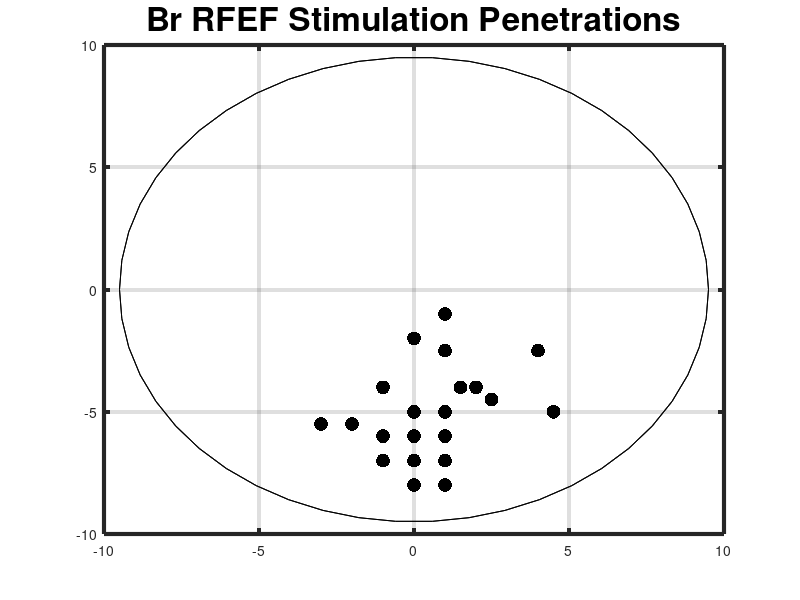

MATLAB code for this plot:
% setup variables
dot_size = 100;
sacc_yes = 'r';
sacc_no = 'k';

hold on;

%
% bpRFEFStim2_10_15
%

% variables
bpRFEFStim2_10_15depth = -5000;
bpRFEFStim2_10_15AP = -5;
bpRFEFStim2_10_15ML = 1;

% session depth + coordinates
bpRFEFStim2_10_15top = [bpRFEFStim2_10_15ML, bpRFEFStim2_10_15AP, 0];
bpRFEFStim2_10_15bottom = [bpRFEFStim2_10_15ML, bpRFEFStim2_10_15AP, bpRFEFStim2_10_15depth];
bpRFEFStim2_10_15 = [bpRFEFStim2_10_15top;bpRFEFStim2_10_15bottom];
plot3(bpRFEFStim2_10_15(:,1),bpRFEFStim2_10_15(:,2),bpRFEFStim2_10_15(:,3), 'w')


bpRFEFStim2_10_15ch17 = scatter3(bpRFEFStim2_10_15ML, bpRFEFStim2_10_15AP, bpRFEFStim2_10_15depth + 5000, dot_size, sacc_no, 'filled');
bpRFEFStim2_10_15ch16 = scatter3(bpRFEFStim2_10_15ML, bpRFEFStim2_10_15AP, bpRFEFStim2_10_15depth + 4600, dot_size, sacc_no, 'filled');
bpRFEFStim2_10_15ch15 = scatter3(bpRFEFStim2_10_15ML, bpRFEFStim2_10_15AP, bpRFEFStim2_10_15depth + 4200, dot_size, sacc_no, 'filled');
bpRFEFStim2_10_15ch14 = scatter3(bpRFEFStim2_10_15ML, bpRFEFStim2_10_15AP, bpRFEFStim2_10_15depth + 3800, dot_size, sacc_no, 'filled');
bpRFEFStim2_10_15ch13 = scatter3(bpRFEFStim2_10_15ML, bpRFEFStim2_10_15AP, bpRFEFStim2_10_15depth + 3500, dot_size, sacc_no, 'filled');
bpRFEFStim2_10_15ch12 = scatter3(bpRFEFStim2_10_15ML, bpRFEFStim2_10_15AP, bpRFEFStim2_10_15depth + 3200, dot_size, sacc_no, 'filled');
bpRFEFStim2_10_15ch11 = scatter3(bpRFEFStim2_10_15ML, bpRFEFStim2_10_15AP, bpRFEFStim2_10_15depth + 2900, dot_size, sacc_no, 'filled');
bpRFEFStim2_10_15ch10 = scatter3(bpRFEFStim2_10_15ML, bpRFEFStim2_10_15AP, bpRFEFStim2_10_15depth + 2700, dot_size, sacc_no, 'filled');
bpRFEFStim2_10_15ch09 = scatter3(bpRFEFStim2_10_15ML, bpRFEFStim2_10_15AP, bpRFEFStim2_10_15depth + 2400, dot_size, sacc_no, 'filled');
bpRFEFStim2_10_15ch08 = scatter3(bpRFEFStim2_10_15ML, bpRFEFStim2_10_15AP, bpRFEFStim2_10_15depth + 2100, dot_size, sacc_no, 'filled');
bpRFEFStim2_10_15ch07 = scatter3(bpRFEFStim2_10_15ML, bpRFEFStim2_10_15AP, bpRFEFStim2_10_15depth + 1900, dot_size, sacc_no, 'filled');
bpRFEFStim2_10_15ch06 = scatter3(bpRFEFStim2_10_15ML, bpRFEFStim2_10_15AP, bpRFEFStim2_10_15depth + 1700, dot_size, sacc_no, 'filled');
bpRFEFStim2_10_15ch05 = scatter3(bpRFEFStim2_10_15ML, bpRFEFStim2_10_15AP, bpRFEFStim2_10_15depth + 1400, dot_size, sacc_no, 'filled');
bpRFEFStim2_10_15ch04 = scatter3(bpRFEFStim2_10_15ML, bpRFEFStim2_10_15AP, bpRFEFStim2_10_15depth + 1000, dot_size, sacc_yes, 'filled');
bpRFEFStim2_10_15ch03 = scatter3(bpRFEFStim2_10_15ML, bpRFEFStim2_10_15AP, bpRFEFStim2_10_15depth +  700, dot_size, sacc_no, 'filled');
bpRFEFStim2_10_15ch02 = scatter3(bpRFEFStim2_10_15ML, bpRFEFStim2_10_15AP, bpRFEFStim2_10_15depth +  400, dot_size, sacc_no, 'filled');
bpRFEFStim2_10_15ch01 = scatter3(bpRFEFStim2_10_15ML, bpRFEFStim2_10_15AP, bpRFEFStim2_10_15depth +    0, dot_size, sacc_no, 'filled');


%
% bpRFEFStim2_10_15n02
%

% variables
bpRFEFStim2_10_15n02depth = -6100;
bpRFEFStim2_10_15n02AP = -6;
bpRFEFStim2_10_15n02ML = 0;

% session depth + coordinates
bpRFEFStim2_10_15n02top = [bpRFEFStim2_10_15n02ML, bpRFEFStim2_10_15n02AP, 0];
bpRFEFStim2_10_15n02bottom = [bpRFEFStim2_10_15n02ML, bpRFEFStim2_10_15n02AP, bpRFEFStim2_10_15n02depth];
bpRFEFStim2_10_15n02 = [bpRFEFStim2_10_15n02top;bpRFEFStim2_10_15n02bottom];
plot3(bpRFEFStim2_10_15n02(:,1),bpRFEFStim2_10_15n02(:,2),bpRFEFStim2_10_15n02(:,3), 'w')


bpRFEFStim2_10_15n02ch12 = scatter3(bpRFEFStim2_10_15n02ML, bpRFEFStim2_10_15n02AP, bpRFEFStim2_10_15n02depth + 4600, dot_size, sacc_no, 'filled');
bpRFEFStim2_10_15n02ch11 = scatter3(bpRFEFStim2_10_15n02ML, bpRFEFStim2_10_15n02AP, bpRFEFStim2_10_15n02depth + 4200, dot_size, sacc_no, 'filled');
bpRFEFStim2_10_15n02ch10 = scatter3(bpRFEFStim2_10_15n02ML, bpRFEFStim2_10_15n02AP, bpRFEFStim2_10_15n02depth + 3800, dot_size, sacc_no, 'filled');
bpRFEFStim2_10_15n02ch09 = scatter3(bpRFEFStim2_10_15n02ML, bpRFEFStim2_10_15n02AP, bpRFEFStim2_10_15n02depth + 3400, dot_size, sacc_yes, 'filled');
bpRFEFStim2_10_15n02ch08 = scatter3(bpRFEFStim2_10_15n02ML, bpRFEFStim2_10_15n02AP, bpRFEFStim2_10_15n02depth + 3200, dot_size, sacc_yes, 'filled');
bpRFEFStim2_10_15n02ch07 = scatter3(bpRFEFStim2_10_15n02ML, bpRFEFStim2_10_15n02AP, bpRFEFStim2_10_15n02depth + 2900, dot_size, sacc_yes, 'filled');
bpRFEFStim2_10_15n02ch06 = scatter3(bpRFEFStim2_10_15n02ML, bpRFEFStim2_10_15n02AP, bpRFEFStim2_10_15n02depth + 2600, dot_size, sacc_yes, 'filled');
bpRFEFStim2_10_15n02ch05 = scatter3(bpRFEFStim2_10_15n02ML, bpRFEFStim2_10_15n02AP, bpRFEFStim2_10_15n02depth + 2300, dot_size, sacc_yes, 'filled');
bpRFEFStim2_10_15n02ch04 = scatter3(bpRFEFStim2_10_15n02ML, bpRFEFStim2_10_15n02AP, bpRFEFStim2_10_15n02depth + 1800, dot_size, sacc_yes, 'filled');
bpRFEFStim2_10_15n02ch03 = scatter3(bpRFEFStim2_10_15n02ML, bpRFEFStim2_10_15n02AP, bpRFEFStim2_10_15n02depth + 1000, dot_size, sacc_yes, 'filled');
bpRFEFStim2_10_15n02ch02 = scatter3(bpRFEFStim2_10_15n02ML, bpRFEFStim2_10_15n02AP, bpRFEFStim2_10_15n02depth +  600, dot_size, sacc_yes, 'filled');
bpRFEFStim2_10_15n02ch01 = scatter3(bpRFEFStim2_10_15n02ML, bpRFEFStim2_10_15n02AP, bpRFEFStim2_10_15n02depth +    0, dot_size, sacc_yes, 'filled');


%
% bpRFEFStim2_10_15n03
%

% variables
bpRFEFStim2_10_15n03depth = -3500;
bpRFEFStim2_10_15n03AP = -7;
bpRFEFStim2_10_15n03ML = 1;

% session depth + coordinates
bpRFEFStim2_10_15n03top = [bpRFEFStim2_10_15n03ML, bpRFEFStim2_10_15n03AP, 0];
bpRFEFStim2_10_15n03bottom = [bpRFEFStim2_10_15n03ML, bpRFEFStim2_10_15n03AP, bpRFEFStim2_10_15n03depth];
bpRFEFStim2_10_15n03 = [bpRFEFStim2_10_15n03top;bpRFEFStim2_10_15n03bottom];
plot3(bpRFEFStim2_10_15n03(:,1),bpRFEFStim2_10_15n03(:,2),bpRFEFStim2_10_15n03(:,3), 'w')

bpRFEFStim2_10_15n03ch03 = scatter3(bpRFEFStim2_10_15n03ML, bpRFEFStim2_10_15n03AP, bpRFEFStim2_10_15n03depth + 2000, dot_size, sacc_no, 'filled');
bpRFEFStim2_10_15n03ch02 = scatter3(bpRFEFStim2_10_15n03ML, bpRFEFStim2_10_15n03AP, bpRFEFStim2_10_15n03depth + 1300, dot_size, sacc_no, 'filled');
bpRFEFStim2_10_15n03ch01 = scatter3(bpRFEFStim2_10_15n03ML, bpRFEFStim2_10_15n03AP, bpRFEFStim2_10_15n03depth +    0, dot_size, sacc_no, 'filled');

%
% bpRFEFStim2_23_15
%

% variables
bpRFEFStim2_23_15depth = -4500;
bpRFEFStim2_23_15AP = -4.5;
bpRFEFStim2_23_15ML = 2.5;

% session depth + coordinates
bpRFEFStim2_23_15top = [bpRFEFStim2_23_15ML, bpRFEFStim2_23_15AP, 0];
bpRFEFStim2_23_15bottom = [bpRFEFStim2_23_15ML, bpRFEFStim2_23_15AP, bpRFEFStim2_23_15depth];
bpRFEFStim2_23_15 = [bpRFEFStim2_23_15top;bpRFEFStim2_23_15bottom];
plot3(bpRFEFStim2_23_15(:,1),bpRFEFStim2_23_15(:,2),bpRFEFStim2_23_15(:,3), 'w')


bpRFEFStim2_23_15ch07 = scatter3(bpRFEFStim2_23_15ML, bpRFEFStim2_23_15AP, bpRFEFStim2_23_15depth + 4500, dot_size, sacc_no, 'filled');
bpRFEFStim2_23_15ch06 = scatter3(bpRFEFStim2_23_15ML, bpRFEFStim2_23_15AP, bpRFEFStim2_23_15depth + 3700, dot_size, sacc_no, 'filled');
bpRFEFStim2_23_15ch05 = scatter3(bpRFEFStim2_23_15ML, bpRFEFStim2_23_15AP, bpRFEFStim2_23_15depth + 3000, dot_size, sacc_yes, 'filled');
bpRFEFStim2_23_15ch04 = scatter3(bpRFEFStim2_23_15ML, bpRFEFStim2_23_15AP, bpRFEFStim2_23_15depth + 2300, dot_size, sacc_yes, 'filled');
bpRFEFStim2_23_15ch03 = scatter3(bpRFEFStim2_23_15ML, bpRFEFStim2_23_15AP, bpRFEFStim2_23_15depth + 1500, dot_size, sacc_yes, 'filled');
bpRFEFStim2_23_15ch02 = scatter3(bpRFEFStim2_23_15ML, bpRFEFStim2_23_15AP, bpRFEFStim2_23_15depth +  500, dot_size, sacc_yes, 'filled');
bpRFEFStim2_23_15ch01 = scatter3(bpRFEFStim2_23_15ML, bpRFEFStim2_23_15AP, bpRFEFStim2_23_15depth +    0, dot_size, sacc_no, 'filled');

%
% bpRFEFStim2_24_15
%

% variables
bpRFEFStim2_24_15depth = -3500;
bpRFEFStim2_24_15AP = -2.5;
bpRFEFStim2_24_15ML = 4;

% session depth + coordinates
bpRFEFStim2_24_15top = [bpRFEFStim2_24_15ML, bpRFEFStim2_24_15AP, 0];
bpRFEFStim2_24_15bottom = [bpRFEFStim2_24_15ML, bpRFEFStim2_24_15AP, bpRFEFStim2_24_15depth];
bpRFEFStim2_24_15 = [bpRFEFStim2_24_15top;bpRFEFStim2_24_15bottom];
plot3(bpRFEFStim2_24_15(:,1),bpRFEFStim2_24_15(:,2),bpRFEFStim2_24_15(:,3), 'w')

bpRFEFStim2_24_15ch07 = scatter3(bpRFEFStim2_24_15ML, bpRFEFStim2_24_15AP, bpRFEFStim2_24_15depth + 3000, dot_size, sacc_no, 'filled');
bpRFEFStim2_24_15ch06 = scatter3(bpRFEFStim2_24_15ML, bpRFEFStim2_24_15AP, bpRFEFStim2_24_15depth + 2500, dot_size, sacc_no, 'filled');
bpRFEFStim2_24_15ch05 = scatter3(bpRFEFStim2_24_15ML, bpRFEFStim2_24_15AP, bpRFEFStim2_24_15depth + 2000, dot_size, sacc_no, 'filled');
bpRFEFStim2_24_15ch04 = scatter3(bpRFEFStim2_24_15ML, bpRFEFStim2_24_15AP, bpRFEFStim2_24_15depth + 1500, dot_size, sacc_no, 'filled');
bpRFEFStim2_24_15ch03 = scatter3(bpRFEFStim2_24_15ML, bpRFEFStim2_24_15AP, bpRFEFStim2_24_15depth + 1000, dot_size, sacc_no, 'filled');
bpRFEFStim2_24_15ch02 = scatter3(bpRFEFStim2_24_15ML, bpRFEFStim2_24_15AP, bpRFEFStim2_24_15depth +  500, dot_size, sacc_no, 'filled');
bpRFEFStim2_24_15ch01 = scatter3(bpRFEFStim2_24_15ML, bpRFEFStim2_24_15AP, bpRFEFStim2_24_15depth +    0, dot_size, sacc_no, 'filled');

%
% bpRFEFStim2_24_15n02
%

% variables
bpRFEFStim2_24_15n02depth = -5300;
bpRFEFStim2_24_15n02AP = -2.5;
bpRFEFStim2_24_15n02ML = 1;

% session depth + coordinates
bpRFEFStim2_24_15n02top = [bpRFEFStim2_24_15n02ML, bpRFEFStim2_24_15n02AP, 0];
bpRFEFStim2_24_15n02bottom = [bpRFEFStim2_24_15n02ML, bpRFEFStim2_24_15n02AP, bpRFEFStim2_24_15n02depth];
bpRFEFStim2_24_15n02 = [bpRFEFStim2_24_15n02top;bpRFEFStim2_24_15n02bottom];
plot3(bpRFEFStim2_24_15n02(:,1),bpRFEFStim2_24_15n02(:,2),bpRFEFStim2_24_15n02(:,3), 'w')

bpRFEFStim2_24_15n02ch10 = scatter3(bpRFEFStim2_24_15n02ML, bpRFEFStim2_24_15n02AP, bpRFEFStim2_24_15n02depth + 5000, dot_size, sacc_no, 'filled');
bpRFEFStim2_24_15n02ch09 = scatter3(bpRFEFStim2_24_15n02ML, bpRFEFStim2_24_15n02AP, bpRFEFStim2_24_15n02depth + 4500, dot_size, sacc_no, 'filled');
bpRFEFStim2_24_15n02ch08 = scatter3(bpRFEFStim2_24_15n02ML, bpRFEFStim2_24_15n02AP, bpRFEFStim2_24_15n02depth + 4000, dot_size, sacc_no, 'filled');
bpRFEFStim2_24_15n02ch07 = scatter3(bpRFEFStim2_24_15n02ML, bpRFEFStim2_24_15n02AP, bpRFEFStim2_24_15n02depth + 3000, dot_size, sacc_no, 'filled');
bpRFEFStim2_24_15n02ch06 = scatter3(bpRFEFStim2_24_15n02ML, bpRFEFStim2_24_15n02AP, bpRFEFStim2_24_15n02depth + 2500, dot_size, sacc_no, 'filled');
bpRFEFStim2_24_15n02ch05 = scatter3(bpRFEFStim2_24_15n02ML, bpRFEFStim2_24_15n02AP, bpRFEFStim2_24_15n02depth + 2000, dot_size, sacc_no, 'filled');
bpRFEFStim2_24_15n02ch04 = scatter3(bpRFEFStim2_24_15n02ML, bpRFEFStim2_24_15n02AP, bpRFEFStim2_24_15n02depth + 1500, dot_size, sacc_no, 'filled');
bpRFEFStim2_24_15n02ch03 = scatter3(bpRFEFStim2_24_15n02ML, bpRFEFStim2_24_15n02AP, bpRFEFStim2_24_15n02depth + 1000, dot_size, sacc_no, 'filled');
bpRFEFStim2_24_15n02ch02 = scatter3(bpRFEFStim2_24_15n02ML, bpRFEFStim2_24_15n02AP, bpRFEFStim2_24_15n02depth +  500, dot_size, sacc_no, 'filled');
bpRFEFStim2_24_15n02ch01 = scatter3(bpRFEFStim2_24_15n02ML, bpRFEFStim2_24_15n02AP, bpRFEFStim2_24_15n02depth +    0, dot_size, sacc_no, 'filled');

%
% bpRFEFStim2_27_15
%

% variables
bpRFEFStim2_27_15depth = -1700;
bpRFEFStim2_27_15AP = -4;
bpRFEFStim2_27_15ML = 1.5;

% session depth + coordinates
bpRFEFStim2_27_15top = [bpRFEFStim2_27_15ML, bpRFEFStim2_27_15AP, 0];
bpRFEFStim2_27_15bottom = [bpRFEFStim2_27_15ML, bpRFEFStim2_27_15AP, bpRFEFStim2_27_15depth];
bpRFEFStim2_27_15 = [bpRFEFStim2_27_15top;bpRFEFStim2_27_15bottom];
plot3(bpRFEFStim2_27_15(:,1),bpRFEFStim2_27_15(:,2),bpRFEFStim2_27_15(:,3), 'w')

bpRFEFStim2_27_15ch03 = scatter3(bpRFEFStim2_27_15ML, bpRFEFStim2_27_15AP, bpRFEFStim2_27_15depth + 1000, dot_size, sacc_no, 'filled');
bpRFEFStim2_27_15ch02 = scatter3(bpRFEFStim2_27_15ML, bpRFEFStim2_27_15AP, bpRFEFStim2_27_15depth +  500, dot_size, sacc_no, 'filled');
bpRFEFStim2_27_15ch01 = scatter3(bpRFEFStim2_27_15ML, bpRFEFStim2_27_15AP, bpRFEFStim2_27_15depth +    0, dot_size, sacc_no, 'filled');


%
% bpRFEFStim4_07_15
%

% variables
bpRFEFStim4_07_15depth = -5348;
bpRFEFStim4_07_15AP = -6;
bpRFEFStim4_07_15ML = 1;

% session depth + coordinates
bpRFEFStim4_07_15top = [bpRFEFStim4_07_15ML, bpRFEFStim4_07_15AP, 0];
bpRFEFStim4_07_15bottom = [bpRFEFStim4_07_15ML, bpRFEFStim4_07_15AP, bpRFEFStim4_07_15depth];
bpRFEFStim4_07_15 = [bpRFEFStim4_07_15top;bpRFEFStim4_07_15bottom];
plot3(bpRFEFStim4_07_15(:,1),bpRFEFStim4_07_15(:,2),bpRFEFStim4_07_15(:,3), 'w')

bpRFEFStim4_07_15ch06 = scatter3(bpRFEFStim4_07_15ML, bpRFEFStim4_07_15AP, bpRFEFStim4_07_15depth + 5000, dot_size, sacc_no, 'filled');
bpRFEFStim4_07_15ch05 = scatter3(bpRFEFStim4_07_15ML, bpRFEFStim4_07_15AP, bpRFEFStim4_07_15depth + 4000, dot_size, sacc_no, 'filled');
bpRFEFStim4_07_15ch04 = scatter3(bpRFEFStim4_07_15ML, bpRFEFStim4_07_15AP, bpRFEFStim4_07_15depth + 3000, dot_size, sacc_no, 'filled');
bpRFEFStim4_07_15ch03 = scatter3(bpRFEFStim4_07_15ML, bpRFEFStim4_07_15AP, bpRFEFStim4_07_15depth + 2000, dot_size, sacc_no, 'filled');
bpRFEFStim4_07_15ch02 = scatter3(bpRFEFStim4_07_15ML, bpRFEFStim4_07_15AP, bpRFEFStim4_07_15depth + 1000, dot_size, sacc_no, 'filled');
bpRFEFStim4_07_15ch01 = scatter3(bpRFEFStim4_07_15ML, bpRFEFStim4_07_15AP, bpRFEFStim4_07_15depth +    0, dot_size, sacc_no, 'filled');


%
% bpRFEFStim4_09_15
%

% variables
bpRFEFStim4_09_15depth = -5600;
bpRFEFStim4_09_15AP = -6;
bpRFEFStim4_09_15ML = -1;

% session depth + coordinates
bpRFEFStim4_09_15top = [bpRFEFStim4_09_15ML, bpRFEFStim4_09_15AP, 0];
bpRFEFStim4_09_15bottom = [bpRFEFStim4_09_15ML, bpRFEFStim4_09_15AP, bpRFEFStim4_09_15depth];
bpRFEFStim4_09_15 = [bpRFEFStim4_09_15top;bpRFEFStim4_09_15bottom];
plot3(bpRFEFStim4_09_15(:,1),bpRFEFStim4_09_15(:,2),bpRFEFStim4_09_15(:,3), 'w')


bpRFEFStim4_09_15ch09 = scatter3(bpRFEFStim4_09_15ML, bpRFEFStim4_09_15AP, bpRFEFStim4_09_15depth + 4900, dot_size, sacc_no, 'filled');
bpRFEFStim4_09_15ch08 = scatter3(bpRFEFStim4_09_15ML, bpRFEFStim4_09_15AP, bpRFEFStim4_09_15depth + 4200, dot_size, sacc_yes, 'filled');
bpRFEFStim4_09_15ch07 = scatter3(bpRFEFStim4_09_15ML, bpRFEFStim4_09_15AP, bpRFEFStim4_09_15depth + 3600, dot_size, sacc_yes, 'filled');
bpRFEFStim4_09_15ch06 = scatter3(bpRFEFStim4_09_15ML, bpRFEFStim4_09_15AP, bpRFEFStim4_09_15depth + 1900, dot_size, sacc_no, 'filled');
bpRFEFStim4_09_15ch05 = scatter3(bpRFEFStim4_09_15ML, bpRFEFStim4_09_15AP, bpRFEFStim4_09_15depth + 1600, dot_size, sacc_no, 'filled');
bpRFEFStim4_09_15ch04 = scatter3(bpRFEFStim4_09_15ML, bpRFEFStim4_09_15AP, bpRFEFStim4_09_15depth + 1200, dot_size, sacc_no, 'filled');
bpRFEFStim4_09_15ch03 = scatter3(bpRFEFStim4_09_15ML, bpRFEFStim4_09_15AP, bpRFEFStim4_09_15depth +  800, dot_size, sacc_yes, 'filled');
bpRFEFStim4_09_15ch02 = scatter3(bpRFEFStim4_09_15ML, bpRFEFStim4_09_15AP, bpRFEFStim4_09_15depth +  300, dot_size, sacc_no, 'filled');
bpRFEFStim4_09_15ch01 = scatter3(bpRFEFStim4_09_15ML, bpRFEFStim4_09_15AP, bpRFEFStim4_09_15depth +    0, dot_size, sacc_no, 'filled');

%
% bpRFEFStim4_10_15
%

% variables
bpRFEFStim4_10_15depth = -7085;
bpRFEFStim4_10_15AP = -4;
bpRFEFStim4_10_15ML = -1;

% session depth + coordinates
bpRFEFStim4_10_15top = [bpRFEFStim4_10_15ML, bpRFEFStim4_10_15AP, 0];
bpRFEFStim4_10_15bottom = [bpRFEFStim4_10_15ML, bpRFEFStim4_10_15AP, bpRFEFStim4_10_15depth];
bpRFEFStim4_10_15 = [bpRFEFStim4_10_15top;bpRFEFStim4_10_15bottom];
plot3(bpRFEFStim4_10_15(:,1),bpRFEFStim4_10_15(:,2),bpRFEFStim4_10_15(:,3), 'w')

bpRFEFStim4_10_15ch10 = scatter3(bpRFEFStim4_10_15ML, bpRFEFStim4_10_15AP, bpRFEFStim4_10_15depth + 4500, dot_size, sacc_no, 'filled');
bpRFEFStim4_10_15ch09 = scatter3(bpRFEFStim4_10_15ML, bpRFEFStim4_10_15AP, bpRFEFStim4_10_15depth + 4000, dot_size, sacc_no, 'filled');
bpRFEFStim4_10_15ch08 = scatter3(bpRFEFStim4_10_15ML, bpRFEFStim4_10_15AP, bpRFEFStim4_10_15depth + 3500, dot_size, sacc_no, 'filled');
bpRFEFStim4_10_15ch07 = scatter3(bpRFEFStim4_10_15ML, bpRFEFStim4_10_15AP, bpRFEFStim4_10_15depth + 3000, dot_size, sacc_no, 'filled');
bpRFEFStim4_10_15ch06 = scatter3(bpRFEFStim4_10_15ML, bpRFEFStim4_10_15AP, bpRFEFStim4_10_15depth + 2500, dot_size, sacc_no, 'filled');
bpRFEFStim4_10_15ch05 = scatter3(bpRFEFStim4_10_15ML, bpRFEFStim4_10_15AP, bpRFEFStim4_10_15depth + 2000, dot_size, sacc_no, 'filled');
bpRFEFStim4_10_15ch04 = scatter3(bpRFEFStim4_10_15ML, bpRFEFStim4_10_15AP, bpRFEFStim4_10_15depth + 1500, dot_size, sacc_no, 'filled');
bpRFEFStim4_10_15ch03 = scatter3(bpRFEFStim4_10_15ML, bpRFEFStim4_10_15AP, bpRFEFStim4_10_15depth + 1000, dot_size, sacc_no, 'filled');
bpRFEFStim4_10_15ch02 = scatter3(bpRFEFStim4_10_15ML, bpRFEFStim4_10_15AP, bpRFEFStim4_10_15depth +  500, dot_size, sacc_no, 'filled');
bpRFEFStim4_10_15ch01 = scatter3(bpRFEFStim4_10_15ML, bpRFEFStim4_10_15AP, bpRFEFStim4_10_15depth +    0, dot_size, sacc_no, 'filled');


%
% bpRFEFStim4_10_15n02
%

% variables
bpRFEFStim4_10_15n02depth = -8834;
bpRFEFStim4_10_15n02AP = -8;
bpRFEFStim4_10_15n02ML = 1;

% session depth + coordinates
bpRFEFStim4_10_15n02top = [bpRFEFStim4_10_15n02ML, bpRFEFStim4_10_15n02AP, 0];
bpRFEFStim4_10_15n02bottom = [bpRFEFStim4_10_15n02ML, bpRFEFStim4_10_15n02AP, bpRFEFStim4_10_15n02depth];
bpRFEFStim4_10_15n02 = [bpRFEFStim4_10_15n02top;bpRFEFStim4_10_15n02bottom];
plot3(bpRFEFStim4_10_15n02(:,1),bpRFEFStim4_10_15n02(:,2),bpRFEFStim4_10_15n02(:,3), 'w')

bpRFEFStim4_10_15n02ch13 = scatter3(bpRFEFStim4_10_15n02ML, bpRFEFStim4_10_15n02AP, bpRFEFStim4_10_15n02depth + 8000, dot_size, sacc_no, 'filled');
bpRFEFStim4_10_15n02ch12 = scatter3(bpRFEFStim4_10_15n02ML, bpRFEFStim4_10_15n02AP, bpRFEFStim4_10_15n02depth + 7000, dot_size, sacc_no, 'filled');
bpRFEFStim4_10_15n02ch11 = scatter3(bpRFEFStim4_10_15n02ML, bpRFEFStim4_10_15n02AP, bpRFEFStim4_10_15n02depth + 6000, dot_size, sacc_no, 'filled');
bpRFEFStim4_10_15n02ch10 = scatter3(bpRFEFStim4_10_15n02ML, bpRFEFStim4_10_15n02AP, bpRFEFStim4_10_15n02depth + 5500, dot_size, sacc_no, 'filled');
bpRFEFStim4_10_15n02ch09 = scatter3(bpRFEFStim4_10_15n02ML, bpRFEFStim4_10_15n02AP, bpRFEFStim4_10_15n02depth + 5000, dot_size, sacc_no, 'filled');
bpRFEFStim4_10_15n02ch08 = scatter3(bpRFEFStim4_10_15n02ML, bpRFEFStim4_10_15n02AP, bpRFEFStim4_10_15n02depth + 4500, dot_size, sacc_yes, 'filled');
bpRFEFStim4_10_15n02ch07 = scatter3(bpRFEFStim4_10_15n02ML, bpRFEFStim4_10_15n02AP, bpRFEFStim4_10_15n02depth + 4000, dot_size, sacc_no, 'filled');
bpRFEFStim4_10_15n02ch06 = scatter3(bpRFEFStim4_10_15n02ML, bpRFEFStim4_10_15n02AP, bpRFEFStim4_10_15n02depth + 3500, dot_size, sacc_no, 'filled');
bpRFEFStim4_10_15n02ch05 = scatter3(bpRFEFStim4_10_15n02ML, bpRFEFStim4_10_15n02AP, bpRFEFStim4_10_15n02depth + 3000, dot_size, sacc_no, 'filled');
bpRFEFStim4_10_15n02ch04 = scatter3(bpRFEFStim4_10_15n02ML, bpRFEFStim4_10_15n02AP, bpRFEFStim4_10_15n02depth + 2500, dot_size, sacc_yes, 'filled');
bpRFEFStim4_10_15n02ch03 = scatter3(bpRFEFStim4_10_15n02ML, bpRFEFStim4_10_15n02AP, bpRFEFStim4_10_15n02depth + 1500, dot_size, sacc_yes, 'filled');
bpRFEFStim4_10_15n02ch02 = scatter3(bpRFEFStim4_10_15n02ML, bpRFEFStim4_10_15n02AP, bpRFEFStim4_10_15n02depth + 1000, dot_size, sacc_no, 'filled');
bpRFEFStim4_10_15n02ch01 = scatter3(bpRFEFStim4_10_15n02ML, bpRFEFStim4_10_15n02AP, bpRFEFStim4_10_15n02depth +    0, dot_size, sacc_no, 'filled');


%
% bpRFEFStim4_10_15n03
%

% variables
bpRFEFStim4_10_15n03depth = -7100;
bpRFEFStim4_10_15n03AP = -5;
bpRFEFStim4_10_15n03ML = 4.5;

% session depth + coordinates
bpRFEFStim4_10_15n03top = [bpRFEFStim4_10_15n03ML, bpRFEFStim4_10_15n03AP, 0];
bpRFEFStim4_10_15n03bottom = [bpRFEFStim4_10_15n03ML, bpRFEFStim4_10_15n03AP, bpRFEFStim4_10_15n03depth];
bpRFEFStim4_10_15n03 = [bpRFEFStim4_10_15n03top;bpRFEFStim4_10_15n03bottom];
plot3(bpRFEFStim4_10_15n03(:,1),bpRFEFStim4_10_15n03(:,2),bpRFEFStim4_10_15n03(:,3), 'w')


bpRFEFStim4_10_15n03ch14 = scatter3(bpRFEFStim4_10_15n03ML, bpRFEFStim4_10_15n03AP, bpRFEFStim4_10_15n03depth + 7000, dot_size, sacc_no, 'filled');
bpRFEFStim4_10_15n03ch13 = scatter3(bpRFEFStim4_10_15n03ML, bpRFEFStim4_10_15n03AP, bpRFEFStim4_10_15n03depth + 6000, dot_size, sacc_no, 'filled');
bpRFEFStim4_10_15n03ch12 = scatter3(bpRFEFStim4_10_15n03ML, bpRFEFStim4_10_15n03AP, bpRFEFStim4_10_15n03depth + 5500, dot_size, sacc_no, 'filled');
bpRFEFStim4_10_15n03ch11 = scatter3(bpRFEFStim4_10_15n03ML, bpRFEFStim4_10_15n03AP, bpRFEFStim4_10_15n03depth + 5000, dot_size, sacc_no, 'filled');
bpRFEFStim4_10_15n03ch10 = scatter3(bpRFEFStim4_10_15n03ML, bpRFEFStim4_10_15n03AP, bpRFEFStim4_10_15n03depth + 4500, dot_size, sacc_no, 'filled');
bpRFEFStim4_10_15n03ch09 = scatter3(bpRFEFStim4_10_15n03ML, bpRFEFStim4_10_15n03AP, bpRFEFStim4_10_15n03depth + 4000, dot_size, sacc_no, 'filled');
bpRFEFStim4_10_15n03ch08 = scatter3(bpRFEFStim4_10_15n03ML, bpRFEFStim4_10_15n03AP, bpRFEFStim4_10_15n03depth + 3500, dot_size, sacc_no, 'filled');
bpRFEFStim4_10_15n03ch07 = scatter3(bpRFEFStim4_10_15n03ML, bpRFEFStim4_10_15n03AP, bpRFEFStim4_10_15n03depth + 3000, dot_size, sacc_no, 'filled');
bpRFEFStim4_10_15n03ch06 = scatter3(bpRFEFStim4_10_15n03ML, bpRFEFStim4_10_15n03AP, bpRFEFStim4_10_15n03depth + 2500, dot_size, sacc_no, 'filled');
bpRFEFStim4_10_15n03ch05 = scatter3(bpRFEFStim4_10_15n03ML, bpRFEFStim4_10_15n03AP, bpRFEFStim4_10_15n03depth + 2000, dot_size, sacc_no, 'filled');
bpRFEFStim4_10_15n03ch04 = scatter3(bpRFEFStim4_10_15n03ML, bpRFEFStim4_10_15n03AP, bpRFEFStim4_10_15n03depth + 1500, dot_size, sacc_no, 'filled');
bpRFEFStim4_10_15n03ch03 = scatter3(bpRFEFStim4_10_15n03ML, bpRFEFStim4_10_15n03AP, bpRFEFStim4_10_15n03depth + 1000, dot_size, sacc_no, 'filled');
bpRFEFStim4_10_15n03ch02 = scatter3(bpRFEFStim4_10_15n03ML, bpRFEFStim4_10_15n03AP, bpRFEFStim4_10_15n03depth +  500, dot_size, sacc_no, 'filled');
bpRFEFStim4_10_15n03ch01 = scatter3(bpRFEFStim4_10_15n03ML, bpRFEFStim4_10_15n03AP, bpRFEFStim4_10_15n03depth +    0, dot_size, sacc_no, 'filled');

%
% bpRFEFStim4_13_15
%

% variables
bpRFEFStim4_13_15depth = -8100;
bpRFEFStim4_13_15AP = -7;
bpRFEFStim4_13_15ML = -1;

% session depth + coordinates
bpRFEFStim4_13_15top = [bpRFEFStim4_13_15ML, bpRFEFStim4_13_15AP, 0];
bpRFEFStim4_13_15bottom = [bpRFEFStim4_13_15ML, bpRFEFStim4_13_15AP, bpRFEFStim4_13_15depth];
bpRFEFStim4_13_15 = [bpRFEFStim4_13_15top;bpRFEFStim4_13_15bottom];
plot3(bpRFEFStim4_13_15(:,1),bpRFEFStim4_13_15(:,2),bpRFEFStim4_13_15(:,3), 'w')

bpRFEFStim4_13_15ch06 = scatter3(bpRFEFStim4_13_15ML, bpRFEFStim4_13_15AP, bpRFEFStim4_13_15depth + 8000, dot_size, sacc_no, 'filled');
bpRFEFStim4_13_15ch05 = scatter3(bpRFEFStim4_13_15ML, bpRFEFStim4_13_15AP, bpRFEFStim4_13_15depth + 7500, dot_size, sacc_no, 'filled');
bpRFEFStim4_13_15ch04 = scatter3(bpRFEFStim4_13_15ML, bpRFEFStim4_13_15AP, bpRFEFStim4_13_15depth +  7000, dot_size, sacc_no, 'filled');
bpRFEFStim4_13_15ch03 = scatter3(bpRFEFStim4_13_15ML, bpRFEFStim4_13_15AP, bpRFEFStim4_13_15depth +  6500, dot_size, sacc_no, 'filled');
bpRFEFStim4_13_15ch02 = scatter3(bpRFEFStim4_13_15ML, bpRFEFStim4_13_15AP, bpRFEFStim4_13_15depth +  6000, dot_size, sacc_no, 'filled');
bpRFEFStim4_13_15ch01 = scatter3(bpRFEFStim4_13_15ML, bpRFEFStim4_13_15AP, bpRFEFStim4_13_15depth + 5500, dot_size, sacc_no, 'filled');
bpRFEFStim4_13_15ch10 = scatter3(bpRFEFStim4_13_15ML, bpRFEFStim4_13_15AP, bpRFEFStim4_13_15depth + 5000, dot_size, sacc_no, 'filled');
bpRFEFStim4_13_15ch09 = scatter3(bpRFEFStim4_13_15ML, bpRFEFStim4_13_15AP, bpRFEFStim4_13_15depth + 4500, dot_size, sacc_no, 'filled');
bpRFEFStim4_13_15ch08 = scatter3(bpRFEFStim4_13_15ML, bpRFEFStim4_13_15AP, bpRFEFStim4_13_15depth + 4000, dot_size, sacc_no, 'filled');
bpRFEFStim4_13_15ch07 = scatter3(bpRFEFStim4_13_15ML, bpRFEFStim4_13_15AP, bpRFEFStim4_13_15depth + 3500, dot_size, sacc_no, 'filled');
bpRFEFStim4_13_15ch06 = scatter3(bpRFEFStim4_13_15ML, bpRFEFStim4_13_15AP, bpRFEFStim4_13_15depth + 3000, dot_size, sacc_no, 'filled');
bpRFEFStim4_13_15ch05 = scatter3(bpRFEFStim4_13_15ML, bpRFEFStim4_13_15AP, bpRFEFStim4_13_15depth + 2500, dot_size, sacc_no, 'filled');
bpRFEFStim4_13_15ch04 = scatter3(bpRFEFStim4_13_15ML, bpRFEFStim4_13_15AP, bpRFEFStim4_13_15depth +  2000, dot_size, sacc_no, 'filled');
bpRFEFStim4_13_15ch03 = scatter3(bpRFEFStim4_13_15ML, bpRFEFStim4_13_15AP, bpRFEFStim4_13_15depth +  1500, dot_size, sacc_no, 'filled');
bpRFEFStim4_13_15ch02 = scatter3(bpRFEFStim4_13_15ML, bpRFEFStim4_13_15AP, bpRFEFStim4_13_15depth +  500, dot_size, sacc_no, 'filled');
bpRFEFStim4_13_15ch01 = scatter3(bpRFEFStim4_13_15ML, bpRFEFStim4_13_15AP, bpRFEFStim4_13_15depth +    0, dot_size, sacc_no, 'filled');

%
% bpRFEFStim4_13_15n02
%

% variables
bpRFEFStim4_13_15n02depth = -11000;
bpRFEFStim4_13_15n02AP = -1;
bpRFEFStim4_13_15n02ML = 1;

% session depth + coordinates
bpRFEFStim4_13_15n02top = [bpRFEFStim4_13_15n02ML, bpRFEFStim4_13_15n02AP, 0];
bpRFEFStim4_13_15n02bottom = [bpRFEFStim4_13_15n02ML, bpRFEFStim4_13_15n02AP, bpRFEFStim4_13_15n02depth];
bpRFEFStim4_13_15n02 = [bpRFEFStim4_13_15n02top;bpRFEFStim4_13_15n02bottom];
plot3(bpRFEFStim4_13_15n02(:,1),bpRFEFStim4_13_15n02(:,2),bpRFEFStim4_13_15n02(:,3), 'w')

bpRFEFStim4_13_15n02ch10 = scatter3(bpRFEFStim4_13_15n02ML, bpRFEFStim4_13_15n02AP, bpRFEFStim4_13_15n02depth + 9000, dot_size, sacc_no, 'filled');
bpRFEFStim4_13_15n02ch09 = scatter3(bpRFEFStim4_13_15n02ML, bpRFEFStim4_13_15n02AP, bpRFEFStim4_13_15n02depth + 8000, dot_size, sacc_no, 'filled');
bpRFEFStim4_13_15n02ch08 = scatter3(bpRFEFStim4_13_15n02ML, bpRFEFStim4_13_15n02AP, bpRFEFStim4_13_15n02depth + 7000, dot_size, sacc_no, 'filled');
bpRFEFStim4_13_15n02ch07 = scatter3(bpRFEFStim4_13_15n02ML, bpRFEFStim4_13_15n02AP, bpRFEFStim4_13_15n02depth + 6000, dot_size, sacc_no, 'filled');
bpRFEFStim4_13_15n02ch06 = scatter3(bpRFEFStim4_13_15n02ML, bpRFEFStim4_13_15n02AP, bpRFEFStim4_13_15n02depth + 5000, dot_size, sacc_no, 'filled');
bpRFEFStim4_13_15n02ch05 = scatter3(bpRFEFStim4_13_15n02ML, bpRFEFStim4_13_15n02AP, bpRFEFStim4_13_15n02depth + 4000, dot_size, sacc_no, 'filled');
bpRFEFStim4_13_15n02ch04 = scatter3(bpRFEFStim4_13_15n02ML, bpRFEFStim4_13_15n02AP, bpRFEFStim4_13_15n02depth +  3000, dot_size, sacc_no, 'filled');
bpRFEFStim4_13_15n02ch03 = scatter3(bpRFEFStim4_13_15n02ML, bpRFEFStim4_13_15n02AP, bpRFEFStim4_13_15n02depth +  2000, dot_size, sacc_no, 'filled');
bpRFEFStim4_13_15n02ch02 = scatter3(bpRFEFStim4_13_15n02ML, bpRFEFStim4_13_15n02AP, bpRFEFStim4_13_15n02depth +  1000, dot_size, sacc_no, 'filled');
bpRFEFStim4_13_15n02ch01 = scatter3(bpRFEFStim4_13_15n02ML, bpRFEFStim4_13_15n02AP, bpRFEFStim4_13_15n02depth +    0, dot_size, sacc_no, 'filled');

%
% bpRFEFStim4_13_15n03
%

% variables
bpRFEFStim4_13_15n03depth = -8884;
bpRFEFStim4_13_15n03AP = -4;
bpRFEFStim4_13_15n03ML = 2;

% session depth + coordinates
bpRFEFStim4_13_15n03top = [bpRFEFStim4_13_15n03ML, bpRFEFStim4_13_15n03AP, 0];
bpRFEFStim4_13_15n03bottom = [bpRFEFStim4_13_15n03ML, bpRFEFStim4_13_15n03AP, bpRFEFStim4_13_15n03depth];
bpRFEFStim4_13_15n03 = [bpRFEFStim4_13_15n03top;bpRFEFStim4_13_15n03bottom];
plot3(bpRFEFStim4_13_15n03(:,1),bpRFEFStim4_13_15n03(:,2),bpRFEFStim4_13_15n03(:,3), 'w')

bpRFEFStim4_13_15n03ch10 = scatter3(bpRFEFStim4_13_15n03ML, bpRFEFStim4_13_15n03AP, bpRFEFStim4_13_15n03depth + 9000, dot_size, sacc_no, 'filled');
bpRFEFStim4_13_15n03ch09 = scatter3(bpRFEFStim4_13_15n03ML, bpRFEFStim4_13_15n03AP, bpRFEFStim4_13_15n03depth + 8000, dot_size, sacc_no, 'filled');
bpRFEFStim4_13_15n03ch08 = scatter3(bpRFEFStim4_13_15n03ML, bpRFEFStim4_13_15n03AP, bpRFEFStim4_13_15n03depth + 7000, dot_size, sacc_no, 'filled');
bpRFEFStim4_13_15n03ch07 = scatter3(bpRFEFStim4_13_15n03ML, bpRFEFStim4_13_15n03AP, bpRFEFStim4_13_15n03depth + 6000, dot_size, sacc_no, 'filled');
bpRFEFStim4_13_15n03ch06 = scatter3(bpRFEFStim4_13_15n03ML, bpRFEFStim4_13_15n03AP, bpRFEFStim4_13_15n03depth + 5000, dot_size, sacc_no, 'filled');
bpRFEFStim4_13_15n03ch05 = scatter3(bpRFEFStim4_13_15n03ML, bpRFEFStim4_13_15n03AP, bpRFEFStim4_13_15n03depth + 4000, dot_size, sacc_no, 'filled');
bpRFEFStim4_13_15n03ch04 = scatter3(bpRFEFStim4_13_15n03ML, bpRFEFStim4_13_15n03AP, bpRFEFStim4_13_15n03depth +  3000, dot_size, sacc_no, 'filled');
bpRFEFStim4_13_15n03ch03 = scatter3(bpRFEFStim4_13_15n03ML, bpRFEFStim4_13_15n03AP, bpRFEFStim4_13_15n03depth +  2000, dot_size, sacc_no, 'filled');
bpRFEFStim4_13_15n03ch02 = scatter3(bpRFEFStim4_13_15n03ML, bpRFEFStim4_13_15n03AP, bpRFEFStim4_13_15n03depth +  1000, dot_size, sacc_no, 'filled');
bpRFEFStim4_13_15n03ch01 = scatter3(bpRFEFStim4_13_15n03ML, bpRFEFStim4_13_15n03AP, bpRFEFStim4_13_15n03depth +    0, dot_size, sacc_no, 'filled');

%
% bpRFEFStim4_13_15n04
%

% variables
bpRFEFStim4_13_15n04depth = -8617;
bpRFEFStim4_13_15n04AP = -5.5;
bpRFEFStim4_13_15n04ML = -3;

% session depth + coordinates
bpRFEFStim4_13_15n04top = [bpRFEFStim4_13_15n04ML, bpRFEFStim4_13_15n04AP, 0];
bpRFEFStim4_13_15n04bottom = [bpRFEFStim4_13_15n04ML, bpRFEFStim4_13_15n04AP, bpRFEFStim4_13_15n04depth];
bpRFEFStim4_13_15n04 = [bpRFEFStim4_13_15n04top;bpRFEFStim4_13_15n04bottom];
plot3(bpRFEFStim4_13_15n04(:,1),bpRFEFStim4_13_15n04(:,2),bpRFEFStim4_13_15n04(:,3), 'w')


bpRFEFStim4_13_15n04ch24 = scatter3(bpRFEFStim4_13_15n04ML, bpRFEFStim4_13_15n04AP, bpRFEFStim4_13_15n04depth + 6800, dot_size, sacc_yes, 'filled');
bpRFEFStim4_13_15n04ch23 = scatter3(bpRFEFStim4_13_15n04ML, bpRFEFStim4_13_15n04AP, bpRFEFStim4_13_15n04depth + 6500, dot_size, sacc_no, 'filled');
bpRFEFStim4_13_15n04ch22 = scatter3(bpRFEFStim4_13_15n04ML, bpRFEFStim4_13_15n04AP, bpRFEFStim4_13_15n04depth + 6200, dot_size, sacc_yes, 'filled');
bpRFEFStim4_13_15n04ch21 = scatter3(bpRFEFStim4_13_15n04ML, bpRFEFStim4_13_15n04AP, bpRFEFStim4_13_15n04depth + 5900, dot_size, sacc_yes, 'filled');
bpRFEFStim4_13_15n04ch20 = scatter3(bpRFEFStim4_13_15n04ML, bpRFEFStim4_13_15n04AP, bpRFEFStim4_13_15n04depth + 5600, dot_size, sacc_yes, 'filled');
bpRFEFStim4_13_15n04ch19 = scatter3(bpRFEFStim4_13_15n04ML, bpRFEFStim4_13_15n04AP, bpRFEFStim4_13_15n04depth + 5200, dot_size, sacc_yes, 'filled');
bpRFEFStim4_13_15n04ch18 = scatter3(bpRFEFStim4_13_15n04ML, bpRFEFStim4_13_15n04AP, bpRFEFStim4_13_15n04depth + 5000, dot_size, sacc_yes, 'filled');
bpRFEFStim4_13_15n04ch17 = scatter3(bpRFEFStim4_13_15n04ML, bpRFEFStim4_13_15n04AP, bpRFEFStim4_13_15n04depth + 4800, dot_size, sacc_yes, 'filled');
bpRFEFStim4_13_15n04ch16 = scatter3(bpRFEFStim4_13_15n04ML, bpRFEFStim4_13_15n04AP, bpRFEFStim4_13_15n04depth + 4500, dot_size, sacc_yes, 'filled');
bpRFEFStim4_13_15n04ch15 = scatter3(bpRFEFStim4_13_15n04ML, bpRFEFStim4_13_15n04AP, bpRFEFStim4_13_15n04depth + 4400, dot_size, sacc_yes, 'filled');
bpRFEFStim4_13_15n04ch14 = scatter3(bpRFEFStim4_13_15n04ML, bpRFEFStim4_13_15n04AP, bpRFEFStim4_13_15n04depth + 4100, dot_size, sacc_yes, 'filled');
bpRFEFStim4_13_15n04ch13 = scatter3(bpRFEFStim4_13_15n04ML, bpRFEFStim4_13_15n04AP, bpRFEFStim4_13_15n04depth + 3900, dot_size, sacc_yes, 'filled');
bpRFEFStim4_13_15n04ch12 = scatter3(bpRFEFStim4_13_15n04ML, bpRFEFStim4_13_15n04AP, bpRFEFStim4_13_15n04depth + 3700, dot_size, sacc_yes, 'filled');
bpRFEFStim4_13_15n04ch11 = scatter3(bpRFEFStim4_13_15n04ML, bpRFEFStim4_13_15n04AP, bpRFEFStim4_13_15n04depth + 3500, dot_size, sacc_yes, 'filled');
bpRFEFStim4_13_15n04ch10 = scatter3(bpRFEFStim4_13_15n04ML, bpRFEFStim4_13_15n04AP, bpRFEFStim4_13_15n04depth + 3200, dot_size, sacc_yes, 'filled');
bpRFEFStim4_13_15n04ch09 = scatter3(bpRFEFStim4_13_15n04ML, bpRFEFStim4_13_15n04AP, bpRFEFStim4_13_15n04depth + 3000, dot_size, sacc_yes, 'filled');
bpRFEFStim4_13_15n04ch08 = scatter3(bpRFEFStim4_13_15n04ML, bpRFEFStim4_13_15n04AP, bpRFEFStim4_13_15n04depth + 2700, dot_size, sacc_yes, 'filled');
bpRFEFStim4_13_15n04ch07 = scatter3(bpRFEFStim4_13_15n04ML, bpRFEFStim4_13_15n04AP, bpRFEFStim4_13_15n04depth + 2500, dot_size, sacc_yes, 'filled');
bpRFEFStim4_13_15n04ch06 = scatter3(bpRFEFStim4_13_15n04ML, bpRFEFStim4_13_15n04AP, bpRFEFStim4_13_15n04depth + 2200, dot_size, sacc_yes, 'filled');
bpRFEFStim4_13_15n04ch05 = scatter3(bpRFEFStim4_13_15n04ML, bpRFEFStim4_13_15n04AP, bpRFEFStim4_13_15n04depth + 2000, dot_size, sacc_yes, 'filled');
bpRFEFStim4_13_15n04ch04 = scatter3(bpRFEFStim4_13_15n04ML, bpRFEFStim4_13_15n04AP, bpRFEFStim4_13_15n04depth + 1500, dot_size, sacc_no, 'filled');
bpRFEFStim4_13_15n04ch03 = scatter3(bpRFEFStim4_13_15n04ML, bpRFEFStim4_13_15n04AP, bpRFEFStim4_13_15n04depth + 1000, dot_size, sacc_no, 'filled');
bpRFEFStim4_13_15n04ch02 = scatter3(bpRFEFStim4_13_15n04ML, bpRFEFStim4_13_15n04AP, bpRFEFStim4_13_15n04depth +  500, dot_size, sacc_no, 'filled');
bpRFEFStim4_13_15n04ch01 = scatter3(bpRFEFStim4_13_15n04ML, bpRFEFStim4_13_15n04AP, bpRFEFStim4_13_15n04depth +    0, dot_size, sacc_no, 'filled');

%
% bpRFEFStim4_17_15
%

% variables
bpRFEFStim4_17_15depth = -12400;
bpRFEFStim4_17_15AP = -6;
bpRFEFStim4_17_15ML = -1;

% session depth + coordinates
bpRFEFStim4_17_15top = [bpRFEFStim4_17_15ML, bpRFEFStim4_17_15AP, 0];
bpRFEFStim4_17_15bottom = [bpRFEFStim4_17_15ML, bpRFEFStim4_17_15AP, bpRFEFStim4_17_15depth];
bpRFEFStim4_17_15 = [bpRFEFStim4_17_15top;bpRFEFStim4_17_15bottom];
plot3(bpRFEFStim4_17_15(:,1),bpRFEFStim4_17_15(:,2),bpRFEFStim4_17_15(:,3), 'w')

bpRFEFStim4_17_15ch17 = scatter3(bpRFEFStim4_17_15ML, bpRFEFStim4_17_15AP, bpRFEFStim4_17_15depth + 11400, dot_size, sacc_yes, 'filled');
bpRFEFStim4_17_15ch16 = scatter3(bpRFEFStim4_17_15ML, bpRFEFStim4_17_15AP, bpRFEFStim4_17_15depth + 10700, dot_size, sacc_yes, 'filled');
bpRFEFStim4_17_15ch15 = scatter3(bpRFEFStim4_17_15ML, bpRFEFStim4_17_15AP, bpRFEFStim4_17_15depth + 10100, dot_size, sacc_yes, 'filled');
bpRFEFStim4_17_15ch14 = scatter3(bpRFEFStim4_17_15ML, bpRFEFStim4_17_15AP, bpRFEFStim4_17_15depth +  10000, dot_size, sacc_yes, 'filled');
bpRFEFStim4_17_15ch13 = scatter3(bpRFEFStim4_17_15ML, bpRFEFStim4_17_15AP, bpRFEFStim4_17_15depth +  9000, dot_size, sacc_yes, 'filled');
bpRFEFStim4_17_15ch12 = scatter3(bpRFEFStim4_17_15ML, bpRFEFStim4_17_15AP, bpRFEFStim4_17_15depth +  8000, dot_size, sacc_no, 'filled');
bpRFEFStim4_17_15ch11 = scatter3(bpRFEFStim4_17_15ML, bpRFEFStim4_17_15AP, bpRFEFStim4_17_15depth + 7000, dot_size, sacc_no, 'filled');
bpRFEFStim4_17_15ch10 = scatter3(bpRFEFStim4_17_15ML, bpRFEFStim4_17_15AP, bpRFEFStim4_17_15depth + 6700, dot_size, sacc_no, 'filled');
bpRFEFStim4_17_15ch09 = scatter3(bpRFEFStim4_17_15ML, bpRFEFStim4_17_15AP, bpRFEFStim4_17_15depth + 6500, dot_size, sacc_no, 'filled');
bpRFEFStim4_17_15ch08 = scatter3(bpRFEFStim4_17_15ML, bpRFEFStim4_17_15AP, bpRFEFStim4_17_15depth + 6300, dot_size, sacc_yes, 'filled');
bpRFEFStim4_17_15ch07 = scatter3(bpRFEFStim4_17_15ML, bpRFEFStim4_17_15AP, bpRFEFStim4_17_15depth + 6000, dot_size, sacc_yes, 'filled');
bpRFEFStim4_17_15ch06 = scatter3(bpRFEFStim4_17_15ML, bpRFEFStim4_17_15AP, bpRFEFStim4_17_15depth + 5000, dot_size, sacc_no, 'filled');
bpRFEFStim4_17_15ch05 = scatter3(bpRFEFStim4_17_15ML, bpRFEFStim4_17_15AP, bpRFEFStim4_17_15depth + 4000, dot_size, sacc_no, 'filled');
bpRFEFStim4_17_15ch04 = scatter3(bpRFEFStim4_17_15ML, bpRFEFStim4_17_15AP, bpRFEFStim4_17_15depth +  3000, dot_size, sacc_no, 'filled');
bpRFEFStim4_17_15ch03 = scatter3(bpRFEFStim4_17_15ML, bpRFEFStim4_17_15AP, bpRFEFStim4_17_15depth +  2000, dot_size, sacc_no, 'filled');
bpRFEFStim4_17_15ch02 = scatter3(bpRFEFStim4_17_15ML, bpRFEFStim4_17_15AP, bpRFEFStim4_17_15depth +  1000, dot_size, sacc_no, 'filled');
bpRFEFStim4_17_15ch01 = scatter3(bpRFEFStim4_17_15ML, bpRFEFStim4_17_15AP, bpRFEFStim4_17_15depth +    0, dot_size, sacc_no, 'filled');

%
% bpRFEFStim4_17_15n02
%

% variables
bpRFEFStim4_17_15n02depth = -6300;
bpRFEFStim4_17_15n02AP = -2;
bpRFEFStim4_17_15n02ML = 0;

% session depth + coordinates
bpRFEFStim4_17_15n02top = [bpRFEFStim4_17_15n02ML, bpRFEFStim4_17_15n02AP, 0];
bpRFEFStim4_17_15n02bottom = [bpRFEFStim4_17_15n02ML, bpRFEFStim4_17_15n02AP, bpRFEFStim4_17_15n02depth];
bpRFEFStim4_17_15n02 = [bpRFEFStim4_17_15n02top;bpRFEFStim4_17_15n02bottom];
plot3(bpRFEFStim4_17_15n02(:,1),bpRFEFStim4_17_15n02(:,2),bpRFEFStim4_17_15n02(:,3), 'w')

bpRFEFStim4_17_15n02ch10 = scatter3(bpRFEFStim4_17_15n02ML, bpRFEFStim4_17_15n02AP, bpRFEFStim4_17_15n02depth + 4500, dot_size, sacc_no, 'filled');
bpRFEFStim4_17_15n02ch09 = scatter3(bpRFEFStim4_17_15n02ML, bpRFEFStim4_17_15n02AP, bpRFEFStim4_17_15n02depth + 4000, dot_size, sacc_no, 'filled');
bpRFEFStim4_17_15n02ch08 = scatter3(bpRFEFStim4_17_15n02ML, bpRFEFStim4_17_15n02AP, bpRFEFStim4_17_15n02depth + 3500, dot_size, sacc_no, 'filled');
bpRFEFStim4_17_15n02ch07 = scatter3(bpRFEFStim4_17_15n02ML, bpRFEFStim4_17_15n02AP, bpRFEFStim4_17_15n02depth + 3000, dot_size, sacc_no, 'filled');
bpRFEFStim4_17_15n02ch06 = scatter3(bpRFEFStim4_17_15n02ML, bpRFEFStim4_17_15n02AP, bpRFEFStim4_17_15n02depth + 2500, dot_size, sacc_no, 'filled');
bpRFEFStim4_17_15n02ch05 = scatter3(bpRFEFStim4_17_15n02ML, bpRFEFStim4_17_15n02AP, bpRFEFStim4_17_15n02depth + 2000, dot_size, sacc_no, 'filled');
bpRFEFStim4_17_15n02ch04 = scatter3(bpRFEFStim4_17_15n02ML, bpRFEFStim4_17_15n02AP, bpRFEFStim4_17_15n02depth +  1500, dot_size, sacc_no, 'filled');
bpRFEFStim4_17_15n02ch03 = scatter3(bpRFEFStim4_17_15n02ML, bpRFEFStim4_17_15n02AP, bpRFEFStim4_17_15n02depth +  1000, dot_size, sacc_no, 'filled');
bpRFEFStim4_17_15n02ch02 = scatter3(bpRFEFStim4_17_15n02ML, bpRFEFStim4_17_15n02AP, bpRFEFStim4_17_15n02depth +  500, dot_size, sacc_no, 'filled');
bpRFEFStim4_17_15n02ch01 = scatter3(bpRFEFStim4_17_15n02ML, bpRFEFStim4_17_15n02AP, bpRFEFStim4_17_15n02depth +    0, dot_size, sacc_no, 'filled');

%
% bpRFEFStim4_17_15n03
%

% variables
bpRFEFStim4_17_15n03depth = -5900;
bpRFEFStim4_17_15n03AP = -5;
bpRFEFStim4_17_15n03ML = 0;

% session depth + coordinates
bpRFEFStim4_17_15n03top = [bpRFEFStim4_17_15n03ML, bpRFEFStim4_17_15n03AP, 0];
bpRFEFStim4_17_15n03bottom = [bpRFEFStim4_17_15n03ML, bpRFEFStim4_17_15n03AP, bpRFEFStim4_17_15n03depth];
bpRFEFStim4_17_15n03 = [bpRFEFStim4_17_15n03top;bpRFEFStim4_17_15n03bottom];
plot3(bpRFEFStim4_17_15n03(:,1),bpRFEFStim4_17_15n03(:,2),bpRFEFStim4_17_15n03(:,3), 'w')


bpRFEFStim4_17_15n03ch12 = scatter3(bpRFEFStim4_17_15n03ML, bpRFEFStim4_17_15n03AP, bpRFEFStim4_17_15n03depth + 8000, dot_size, sacc_no, 'filled');
bpRFEFStim4_17_15n03ch11 = scatter3(bpRFEFStim4_17_15n03ML, bpRFEFStim4_17_15n03AP, bpRFEFStim4_17_15n03depth + 7000, dot_size, sacc_no, 'filled');
bpRFEFStim4_17_15n03ch10 = scatter3(bpRFEFStim4_17_15n03ML, bpRFEFStim4_17_15n03AP, bpRFEFStim4_17_15n03depth + 6000, dot_size, sacc_no, 'filled');
bpRFEFStim4_17_15n03ch09 = scatter3(bpRFEFStim4_17_15n03ML, bpRFEFStim4_17_15n03AP, bpRFEFStim4_17_15n03depth + 5500, dot_size, sacc_yes, 'filled');
bpRFEFStim4_17_15n03ch08 = scatter3(bpRFEFStim4_17_15n03ML, bpRFEFStim4_17_15n03AP, bpRFEFStim4_17_15n03depth + 5000, dot_size, sacc_yes, 'filled');
bpRFEFStim4_17_15n03ch07 = scatter3(bpRFEFStim4_17_15n03ML, bpRFEFStim4_17_15n03AP, bpRFEFStim4_17_15n03depth + 5500, dot_size, sacc_yes, 'filled');
bpRFEFStim4_17_15n03ch06 = scatter3(bpRFEFStim4_17_15n03ML, bpRFEFStim4_17_15n03AP, bpRFEFStim4_17_15n03depth + 5000, dot_size, sacc_no, 'filled');
bpRFEFStim4_17_15n03ch05 = scatter3(bpRFEFStim4_17_15n03ML, bpRFEFStim4_17_15n03AP, bpRFEFStim4_17_15n03depth + 4000, dot_size, sacc_no, 'filled');
bpRFEFStim4_17_15n03ch04 = scatter3(bpRFEFStim4_17_15n03ML, bpRFEFStim4_17_15n03AP, bpRFEFStim4_17_15n03depth +  3000, dot_size, sacc_no, 'filled');
bpRFEFStim4_17_15n03ch03 = scatter3(bpRFEFStim4_17_15n03ML, bpRFEFStim4_17_15n03AP, bpRFEFStim4_17_15n03depth +  2000, dot_size, sacc_no, 'filled');
bpRFEFStim4_17_15n03ch02 = scatter3(bpRFEFStim4_17_15n03ML, bpRFEFStim4_17_15n03AP, bpRFEFStim4_17_15n03depth +  1000, dot_size, sacc_no, 'filled');
bpRFEFStim4_17_15n03ch01 = scatter3(bpRFEFStim4_17_15n03ML, bpRFEFStim4_17_15n03AP, bpRFEFStim4_17_15n03depth +    0, dot_size, sacc_no, 'filled');

%
% bpRFEFStim4_17_15n04
%

% variables
bpRFEFStim4_17_15n04depth = -5079;
bpRFEFStim4_17_15n04AP = -7;
bpRFEFStim4_17_15n04ML = 0;

% session depth + coordinates
bpRFEFStim4_17_15n04top = [bpRFEFStim4_17_15n04ML, bpRFEFStim4_17_15n04AP, 0];
bpRFEFStim4_17_15n04bottom = [bpRFEFStim4_17_15n04ML, bpRFEFStim4_17_15n04AP, bpRFEFStim4_17_15n04depth];
bpRFEFStim4_17_15n04 = [bpRFEFStim4_17_15n04top;bpRFEFStim4_17_15n04bottom];
plot3(bpRFEFStim4_17_15n04(:,1),bpRFEFStim4_17_15n04(:,2),bpRFEFStim4_17_15n04(:,3), 'w')

bpRFEFStim4_17_15n04ch06 = scatter3(bpRFEFStim4_17_15n04ML, bpRFEFStim4_17_15n04AP, bpRFEFStim4_17_15n04depth + 5000, dot_size, sacc_no, 'filled');
bpRFEFStim4_17_15n04ch05 = scatter3(bpRFEFStim4_17_15n04ML, bpRFEFStim4_17_15n04AP, bpRFEFStim4_17_15n04depth + 4000, dot_size, sacc_no, 'filled');
bpRFEFStim4_17_15n04ch04 = scatter3(bpRFEFStim4_17_15n04ML, bpRFEFStim4_17_15n04AP, bpRFEFStim4_17_15n04depth +  3000, dot_size, sacc_no, 'filled');
bpRFEFStim4_17_15n04ch03 = scatter3(bpRFEFStim4_17_15n04ML, bpRFEFStim4_17_15n04AP, bpRFEFStim4_17_15n04depth +  2000, dot_size, sacc_no, 'filled');
bpRFEFStim4_17_15n04ch02 = scatter3(bpRFEFStim4_17_15n04ML, bpRFEFStim4_17_15n04AP, bpRFEFStim4_17_15n04depth +  1000, dot_size, sacc_no, 'filled');
bpRFEFStim4_17_15n04ch01 = scatter3(bpRFEFStim4_17_15n04ML, bpRFEFStim4_17_15n04AP, bpRFEFStim4_17_15n04depth +    0, dot_size, sacc_no, 'filled');

%
% bpRFEFStim4_21_15
%

% variables
bpRFEFStim4_21_15depth = -8400;
bpRFEFStim4_21_15AP = -5.5;
bpRFEFStim4_21_15ML = -2;

% session depth + coordinates
bpRFEFStim4_21_15top = [bpRFEFStim4_21_15ML, bpRFEFStim4_21_15AP, 0];
bpRFEFStim4_21_15bottom = [bpRFEFStim4_21_15ML, bpRFEFStim4_21_15AP, bpRFEFStim4_21_15depth];
bpRFEFStim4_21_15 = [bpRFEFStim4_21_15top;bpRFEFStim4_21_15bottom];
plot3(bpRFEFStim4_21_15(:,1),bpRFEFStim4_21_15(:,2),bpRFEFStim4_21_15(:,3), 'w')

bpRFEFStim4_21_15ch09 = scatter3(bpRFEFStim4_21_15ML, bpRFEFStim4_21_15AP, bpRFEFStim4_21_15depth + 8000, dot_size, sacc_no, 'filled');
bpRFEFStim4_21_15ch08 = scatter3(bpRFEFStim4_21_15ML, bpRFEFStim4_21_15AP, bpRFEFStim4_21_15depth + 7000, dot_size, sacc_no, 'filled');
bpRFEFStim4_21_15ch07 = scatter3(bpRFEFStim4_21_15ML, bpRFEFStim4_21_15AP, bpRFEFStim4_21_15depth + 6000, dot_size, sacc_no, 'filled');
bpRFEFStim4_21_15ch06 = scatter3(bpRFEFStim4_21_15ML, bpRFEFStim4_21_15AP, bpRFEFStim4_21_15depth + 5000, dot_size, sacc_no, 'filled');
bpRFEFStim4_21_15ch05 = scatter3(bpRFEFStim4_21_15ML, bpRFEFStim4_21_15AP, bpRFEFStim4_21_15depth + 4000, dot_size, sacc_no, 'filled');
bpRFEFStim4_21_15ch04 = scatter3(bpRFEFStim4_21_15ML, bpRFEFStim4_21_15AP, bpRFEFStim4_21_15depth +  3000, dot_size, sacc_no, 'filled');
bpRFEFStim4_21_15ch03 = scatter3(bpRFEFStim4_21_15ML, bpRFEFStim4_21_15AP, bpRFEFStim4_21_15depth +  2000, dot_size, sacc_no, 'filled');
bpRFEFStim4_21_15ch02 = scatter3(bpRFEFStim4_21_15ML, bpRFEFStim4_21_15AP, bpRFEFStim4_21_15depth +  1000, dot_size, sacc_no, 'filled');
bpRFEFStim4_21_15ch01 = scatter3(bpRFEFStim4_21_15ML, bpRFEFStim4_21_15AP, bpRFEFStim4_21_15depth +    0, dot_size, sacc_no, 'filled');

%
% bpRFEFStim4_23_15
%

% variables
bpRFEFStim4_23_15depth = -6700;
bpRFEFStim4_23_15AP = -5.5;
bpRFEFStim4_23_15ML = -3;

% session depth + coordinates
bpRFEFStim4_23_15top = [bpRFEFStim4_23_15ML, bpRFEFStim4_23_15AP, 0];
bpRFEFStim4_23_15bottom = [bpRFEFStim4_23_15ML, bpRFEFStim4_23_15AP, bpRFEFStim4_23_15depth];
bpRFEFStim4_23_15 = [bpRFEFStim4_23_15top;bpRFEFStim4_23_15bottom];
plot3(bpRFEFStim4_23_15(:,1),bpRFEFStim4_23_15(:,2),bpRFEFStim4_23_15(:,3), 'w')

bpRFEFStim4_23_15ch06 = scatter3(bpRFEFStim4_23_15ML, bpRFEFStim4_23_15AP, bpRFEFStim4_23_15depth + 6000, dot_size, sacc_no, 'filled');
bpRFEFStim4_23_15ch05 = scatter3(bpRFEFStim4_23_15ML, bpRFEFStim4_23_15AP, bpRFEFStim4_23_15depth + 5000, dot_size, sacc_no, 'filled');
bpRFEFStim4_23_15ch04 = scatter3(bpRFEFStim4_23_15ML, bpRFEFStim4_23_15AP, bpRFEFStim4_23_15depth +  3000, dot_size, sacc_no, 'filled');
bpRFEFStim4_23_15ch03 = scatter3(bpRFEFStim4_23_15ML, bpRFEFStim4_23_15AP, bpRFEFStim4_23_15depth +  2000, dot_size, sacc_no, 'filled');
bpRFEFStim4_23_15ch02 = scatter3(bpRFEFStim4_23_15ML, bpRFEFStim4_23_15AP, bpRFEFStim4_23_15depth +  1000, dot_size, sacc_no, 'filled');
bpRFEFStim4_23_15ch01 = scatter3(bpRFEFStim4_23_15ML, bpRFEFStim4_23_15AP, bpRFEFStim4_23_15depth +    0, dot_size, sacc_no, 'filled');

%
% bpRFEFStim4_27_15
%

% variables
bpRFEFStim4_27_15depth = -8150;
bpRFEFStim4_27_15AP = -6;
bpRFEFStim4_27_15ML = 0;

% session depth + coordinates
bpRFEFStim4_27_15top = [bpRFEFStim4_27_15ML, bpRFEFStim4_27_15AP, 0];
bpRFEFStim4_27_15bottom = [bpRFEFStim4_27_15ML, bpRFEFStim4_27_15AP, bpRFEFStim4_27_15depth];
bpRFEFStim4_27_15 = [bpRFEFStim4_27_15top;bpRFEFStim4_27_15bottom];
plot3(bpRFEFStim4_27_15(:,1),bpRFEFStim4_27_15(:,2),bpRFEFStim4_27_15(:,3), 'w')

bpRFEFStim4_27_15ch09 = scatter3(bpRFEFStim4_27_15ML, bpRFEFStim4_27_15AP, bpRFEFStim4_27_15depth + 8000, dot_size, sacc_no, 'filled');
bpRFEFStim4_27_15ch08 = scatter3(bpRFEFStim4_27_15ML, bpRFEFStim4_27_15AP, bpRFEFStim4_27_15depth + 7000, dot_size, sacc_no, 'filled');
bpRFEFStim4_27_15ch07 = scatter3(bpRFEFStim4_27_15ML, bpRFEFStim4_27_15AP, bpRFEFStim4_27_15depth + 6000, dot_size, sacc_no, 'filled');
bpRFEFStim4_27_15ch06 = scatter3(bpRFEFStim4_27_15ML, bpRFEFStim4_27_15AP, bpRFEFStim4_27_15depth + 5000, dot_size, sacc_no, 'filled');
bpRFEFStim4_27_15ch05 = scatter3(bpRFEFStim4_27_15ML, bpRFEFStim4_27_15AP, bpRFEFStim4_27_15depth + 4000, dot_size, sacc_no, 'filled');
bpRFEFStim4_27_15ch04 = scatter3(bpRFEFStim4_27_15ML, bpRFEFStim4_27_15AP, bpRFEFStim4_27_15depth +  3000, dot_size, sacc_no, 'filled');
bpRFEFStim4_27_15ch03 = scatter3(bpRFEFStim4_27_15ML, bpRFEFStim4_27_15AP, bpRFEFStim4_27_15depth +  2000, dot_size, sacc_no, 'filled');
bpRFEFStim4_27_15ch02 = scatter3(bpRFEFStim4_27_15ML, bpRFEFStim4_27_15AP, bpRFEFStim4_27_15depth +  1000, dot_size, sacc_no, 'filled');
bpRFEFStim4_27_15ch01 = scatter3(bpRFEFStim4_27_15ML, bpRFEFStim4_27_15AP, bpRFEFStim4_27_15depth +    0, dot_size, sacc_no, 'filled');

%
% bpRFEFStim4_27_15n02
%

% variables
bpRFEFStim4_27_15n02depth = -6500;
bpRFEFStim4_27_15n02AP = -8;
bpRFEFStim4_27_15n02ML = 0;

% session depth + coordinates
bpRFEFStim4_27_15n02top = [bpRFEFStim4_27_15n02ML, bpRFEFStim4_27_15n02AP, 0];
bpRFEFStim4_27_15n02bottom = [bpRFEFStim4_27_15n02ML, bpRFEFStim4_27_15n02AP, bpRFEFStim4_27_15n02depth];
bpRFEFStim4_27_15n02 = [bpRFEFStim4_27_15n02top;bpRFEFStim4_27_15n02bottom];
plot3(bpRFEFStim4_27_15n02(:,1),bpRFEFStim4_27_15n02(:,2),bpRFEFStim4_27_15n02(:,3), 'w')

bpRFEFStim4_27_15n02ch07 = scatter3(bpRFEFStim4_27_15n02ML, bpRFEFStim4_27_15n02AP, bpRFEFStim4_27_15n02depth + 6000, dot_size, sacc_no, 'filled');
bpRFEFStim4_27_15n02ch06 = scatter3(bpRFEFStim4_27_15n02ML, bpRFEFStim4_27_15n02AP, bpRFEFStim4_27_15n02depth + 5000, dot_size, sacc_no, 'filled');
bpRFEFStim4_27_15n02ch05 = scatter3(bpRFEFStim4_27_15n02ML, bpRFEFStim4_27_15n02AP, bpRFEFStim4_27_15n02depth + 4000, dot_size, sacc_no, 'filled');
bpRFEFStim4_27_15n02ch04 = scatter3(bpRFEFStim4_27_15n02ML, bpRFEFStim4_27_15n02AP, bpRFEFStim4_27_15n02depth +  3000, dot_size, sacc_no, 'filled');
bpRFEFStim4_27_15n02ch03 = scatter3(bpRFEFStim4_27_15n02ML, bpRFEFStim4_27_15n02AP, bpRFEFStim4_27_15n02depth +  2000, dot_size, sacc_no, 'filled');
bpRFEFStim4_27_15n02ch02 = scatter3(bpRFEFStim4_27_15n02ML, bpRFEFStim4_27_15n02AP, bpRFEFStim4_27_15n02depth +  1000, dot_size, sacc_no, 'filled');
bpRFEFStim4_27_15n02ch01 = scatter3(bpRFEFStim4_27_15n02ML, bpRFEFStim4_27_15n02AP, bpRFEFStim4_27_15n02depth +    0, dot_size, sacc_no, 'filled');

%
% bpRFEFStim8_21_15
%

% variables
bpRFEFStim8_21_15depth = -7300;
bpRFEFStim8_21_15AP = -7;
bpRFEFStim8_21_15ML = 0;

% session depth + coordinates
bpRFEFStim8_21_15top = [bpRFEFStim8_21_15ML, bpRFEFStim8_21_15AP, 0];
bpRFEFStim8_21_15bottom = [bpRFEFStim8_21_15ML, bpRFEFStim8_21_15AP, bpRFEFStim8_21_15depth];
bpRFEFStim8_21_15 = [bpRFEFStim8_21_15top;bpRFEFStim8_21_15bottom];
plot3(bpRFEFStim8_21_15(:,1),bpRFEFStim8_21_15(:,2),bpRFEFStim8_21_15(:,3), 'w')


bpRFEFStim8_21_15ch24 = scatter3(bpRFEFStim8_21_15ML, bpRFEFStim8_21_15AP, bpRFEFStim8_21_15depth + 7000, dot_size, sacc_no, 'filled');
bpRFEFStim8_21_15ch23 = scatter3(bpRFEFStim8_21_15ML, bpRFEFStim8_21_15AP, bpRFEFStim8_21_15depth + 6600, dot_size, sacc_no, 'filled');
bpRFEFStim8_21_15ch22 = scatter3(bpRFEFStim8_21_15ML, bpRFEFStim8_21_15AP, bpRFEFStim8_21_15depth + 6200, dot_size, sacc_no, 'filled');
bpRFEFStim8_21_15ch21 = scatter3(bpRFEFStim8_21_15ML, bpRFEFStim8_21_15AP, bpRFEFStim8_21_15depth + 5800, dot_size, sacc_no, 'filled');
bpRFEFStim8_21_15ch20 = scatter3(bpRFEFStim8_21_15ML, bpRFEFStim8_21_15AP, bpRFEFStim8_21_15depth + 5400, dot_size, sacc_no, 'filled');
bpRFEFStim8_21_15ch19 = scatter3(bpRFEFStim8_21_15ML, bpRFEFStim8_21_15AP, bpRFEFStim8_21_15depth + 5000, dot_size, sacc_no, 'filled');
bpRFEFStim8_21_15ch18 = scatter3(bpRFEFStim8_21_15ML, bpRFEFStim8_21_15AP, bpRFEFStim8_21_15depth + 4600, dot_size, sacc_no, 'filled');
bpRFEFStim8_21_15ch17 = scatter3(bpRFEFStim8_21_15ML, bpRFEFStim8_21_15AP, bpRFEFStim8_21_15depth + 4200, dot_size, sacc_no, 'filled');
bpRFEFStim8_21_15ch16 = scatter3(bpRFEFStim8_21_15ML, bpRFEFStim8_21_15AP, bpRFEFStim8_21_15depth + 3800, dot_size, sacc_no, 'filled');
bpRFEFStim8_21_15ch15 = scatter3(bpRFEFStim8_21_15ML, bpRFEFStim8_21_15AP, bpRFEFStim8_21_15depth + 3400, dot_size, sacc_no, 'filled');
bpRFEFStim8_21_15ch14 = scatter3(bpRFEFStim8_21_15ML, bpRFEFStim8_21_15AP, bpRFEFStim8_21_15depth + 3000, dot_size, sacc_no, 'filled');
bpRFEFStim8_21_15ch13 = scatter3(bpRFEFStim8_21_15ML, bpRFEFStim8_21_15AP, bpRFEFStim8_21_15depth + 2500, dot_size, sacc_yes, 'filled');
bpRFEFStim8_21_15ch12 = scatter3(bpRFEFStim8_21_15ML, bpRFEFStim8_21_15AP, bpRFEFStim8_21_15depth + 2300, dot_size, sacc_yes, 'filled');
bpRFEFStim8_21_15ch11 = scatter3(bpRFEFStim8_21_15ML, bpRFEFStim8_21_15AP, bpRFEFStim8_21_15depth + 2100, dot_size, sacc_yes, 'filled');
bpRFEFStim8_21_15ch10 = scatter3(bpRFEFStim8_21_15ML, bpRFEFStim8_21_15AP, bpRFEFStim8_21_15depth + 1900, dot_size, sacc_yes, 'filled');
bpRFEFStim8_21_15ch09 = scatter3(bpRFEFStim8_21_15ML, bpRFEFStim8_21_15AP, bpRFEFStim8_21_15depth + 1700, dot_size, sacc_yes, 'filled');
bpRFEFStim8_21_15ch08 = scatter3(bpRFEFStim8_21_15ML, bpRFEFStim8_21_15AP, bpRFEFStim8_21_15depth + 1500, dot_size, sacc_yes, 'filled');
bpRFEFStim8_21_15ch07 = scatter3(bpRFEFStim8_21_15ML, bpRFEFStim8_21_15AP, bpRFEFStim8_21_15depth + 1300, dot_size, sacc_yes, 'filled');
bpRFEFStim8_21_15ch06 = scatter3(bpRFEFStim8_21_15ML, bpRFEFStim8_21_15AP, bpRFEFStim8_21_15depth + 1100, dot_size, sacc_yes, 'filled');
bpRFEFStim8_21_15ch05 = scatter3(bpRFEFStim8_21_15ML, bpRFEFStim8_21_15AP, bpRFEFStim8_21_15depth + 900, dot_size, sacc_yes, 'filled');
bpRFEFStim8_21_15ch04 = scatter3(bpRFEFStim8_21_15ML, bpRFEFStim8_21_15AP, bpRFEFStim8_21_15depth +  700, dot_size, sacc_yes, 'filled');
bpRFEFStim8_21_15ch03 = scatter3(bpRFEFStim8_21_15ML, bpRFEFStim8_21_15AP, bpRFEFStim8_21_15depth +  500, dot_size, sacc_yes, 'filled');
bpRFEFStim8_21_15ch02 = scatter3(bpRFEFStim8_21_15ML, bpRFEFStim8_21_15AP, bpRFEFStim8_21_15depth +  300, dot_size, sacc_yes, 'filled');
bpRFEFStim8_21_15ch01 = scatter3(bpRFEFStim8_21_15ML, bpRFEFStim8_21_15AP, bpRFEFStim8_21_15depth +    0, dot_size, sacc_yes, 'filled');


% plot chamber cylinder
[x1,y1,z1]=cylinder(9.5,50);
[x2,y2,z2]=cylinder(9.5,50);

z1=z1 + 0;
z2= z2 - 10000;
s1=surf(x1,y1,z1);
s2=surf(x2,y2,z2);

% setup plot dimensions/variables
grid on;
box on;
set(gca,'LineWidth',3)
axis([-10, 10, -10, 10, -10000, 1000])
title('Br RFEF Stimulation Penetrations', 'fontsize', 24);

set(gcf, 'units', 'norm', 'position', [0 0 .5 .9])
